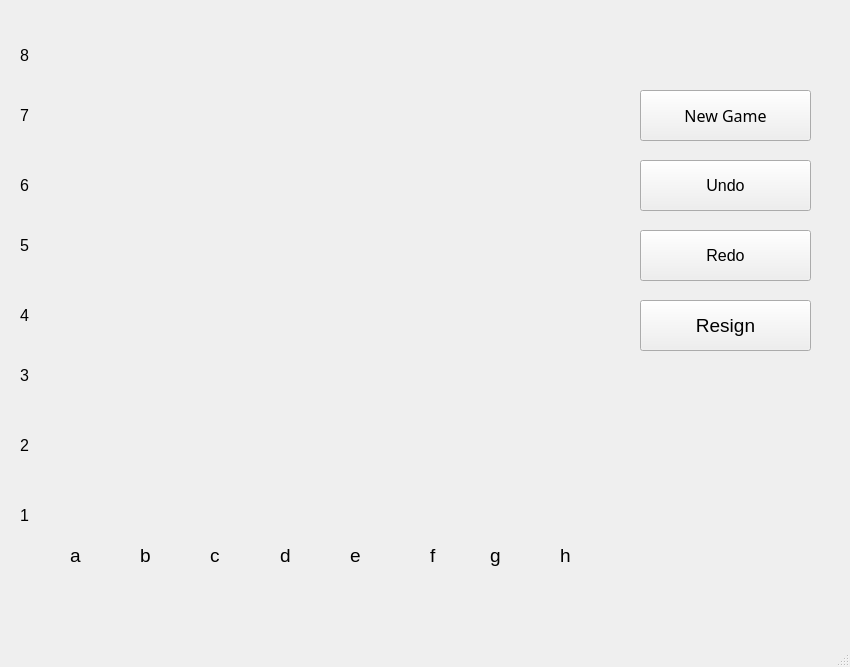
<?xml version="1.0" encoding="UTF-8"?>
<ui version="4.0">
 <class>MainWindow</class>
 <widget class="QMainWindow" name="MainWindow">
  <property name="geometry">
   <rect>
    <x>0</x>
    <y>0</y>
    <width>850</width>
    <height>667</height>
   </rect>
  </property>
  <property name="sizePolicy">
   <sizepolicy hsizetype="Preferred" vsizetype="Preferred">
    <horstretch>0</horstretch>
    <verstretch>0</verstretch>
   </sizepolicy>
  </property>
  <property name="windowTitle">
   <string>MainWindow</string>
  </property>
  <widget class="QWidget" name="centralwidget">
   <widget class="QWidget" name="gridLayoutWidget">
    <property name="geometry">
     <rect>
      <x>40</x>
      <y>20</y>
      <width>571</width>
      <height>521</height>
     </rect>
    </property>
    <layout class="QGridLayout" name="gameBoard"/>
   </widget>
   <widget class="QPushButton" name="newGame">
    <property name="geometry">
     <rect>
      <x>640</x>
      <y>90</y>
      <width>171</width>
      <height>51</height>
     </rect>
    </property>
    <property name="font">
     <font>
      <family>微軟正黑體</family>
      <pointsize>12</pointsize>
     </font>
    </property>
    <property name="text">
     <string>New Game</string>
    </property>
   </widget>
   <widget class="QPushButton" name="undo">
    <property name="geometry">
     <rect>
      <x>640</x>
      <y>160</y>
      <width>171</width>
      <height>51</height>
     </rect>
    </property>
    <property name="font">
     <font>
      <pointsize>12</pointsize>
     </font>
    </property>
    <property name="text">
     <string>Undo</string>
    </property>
   </widget>
   <widget class="QPushButton" name="redo">
    <property name="geometry">
     <rect>
      <x>640</x>
      <y>230</y>
      <width>171</width>
      <height>51</height>
     </rect>
    </property>
    <property name="font">
     <font>
      <pointsize>12</pointsize>
     </font>
    </property>
    <property name="text">
     <string>Redo</string>
    </property>
   </widget>
   <widget class="QLabel" name="blackTime">
    <property name="geometry">
     <rect>
      <x>640</x>
      <y>10</y>
      <width>181</width>
      <height>51</height>
     </rect>
    </property>
    <property name="font">
     <font>
      <pointsize>16</pointsize>
     </font>
    </property>
    <property name="text">
     <string/>
    </property>
   </widget>
   <widget class="QLabel" name="whiteTime">
    <property name="geometry">
     <rect>
      <x>640</x>
      <y>470</y>
      <width>191</width>
      <height>51</height>
     </rect>
    </property>
    <property name="font">
     <font>
      <pointsize>16</pointsize>
     </font>
    </property>
    <property name="text">
     <string/>
    </property>
   </widget>
   <widget class="QPushButton" name="Resign">
    <property name="geometry">
     <rect>
      <x>640</x>
      <y>300</y>
      <width>171</width>
      <height>51</height>
     </rect>
    </property>
    <property name="font">
     <font>
      <pointsize>14</pointsize>
     </font>
    </property>
    <property name="text">
     <string>Resign</string>
    </property>
   </widget>
   <widget class="QLabel" name="label">
    <property name="geometry">
     <rect>
      <x>20</x>
      <y>490</y>
      <width>31</width>
      <height>51</height>
     </rect>
    </property>
    <property name="font">
     <font>
      <pointsize>12</pointsize>
     </font>
    </property>
    <property name="text">
     <string>1</string>
    </property>
   </widget>
   <widget class="QLabel" name="label_2">
    <property name="geometry">
     <rect>
      <x>20</x>
      <y>420</y>
      <width>31</width>
      <height>51</height>
     </rect>
    </property>
    <property name="font">
     <font>
      <pointsize>12</pointsize>
     </font>
    </property>
    <property name="text">
     <string>2</string>
    </property>
   </widget>
   <widget class="QLabel" name="label_3">
    <property name="geometry">
     <rect>
      <x>20</x>
      <y>350</y>
      <width>31</width>
      <height>51</height>
     </rect>
    </property>
    <property name="font">
     <font>
      <pointsize>12</pointsize>
     </font>
    </property>
    <property name="text">
     <string>3</string>
    </property>
   </widget>
   <widget class="QLabel" name="label_4">
    <property name="geometry">
     <rect>
      <x>20</x>
      <y>290</y>
      <width>31</width>
      <height>51</height>
     </rect>
    </property>
    <property name="font">
     <font>
      <pointsize>12</pointsize>
     </font>
    </property>
    <property name="text">
     <string>4</string>
    </property>
   </widget>
   <widget class="QLabel" name="label_5">
    <property name="geometry">
     <rect>
      <x>20</x>
      <y>220</y>
      <width>31</width>
      <height>51</height>
     </rect>
    </property>
    <property name="font">
     <font>
      <pointsize>12</pointsize>
     </font>
    </property>
    <property name="text">
     <string>5</string>
    </property>
   </widget>
   <widget class="QLabel" name="label_6">
    <property name="geometry">
     <rect>
      <x>20</x>
      <y>160</y>
      <width>31</width>
      <height>51</height>
     </rect>
    </property>
    <property name="font">
     <font>
      <pointsize>12</pointsize>
     </font>
    </property>
    <property name="text">
     <string>6</string>
    </property>
   </widget>
   <widget class="QLabel" name="label_7">
    <property name="geometry">
     <rect>
      <x>20</x>
      <y>90</y>
      <width>31</width>
      <height>51</height>
     </rect>
    </property>
    <property name="font">
     <font>
      <pointsize>12</pointsize>
     </font>
    </property>
    <property name="text">
     <string>7</string>
    </property>
   </widget>
   <widget class="QLabel" name="label_8">
    <property name="geometry">
     <rect>
      <x>20</x>
      <y>30</y>
      <width>31</width>
      <height>51</height>
     </rect>
    </property>
    <property name="font">
     <font>
      <pointsize>12</pointsize>
     </font>
    </property>
    <property name="text">
     <string>8</string>
    </property>
   </widget>
   <widget class="QLabel" name="label_9">
    <property name="geometry">
     <rect>
      <x>70</x>
      <y>530</y>
      <width>31</width>
      <height>51</height>
     </rect>
    </property>
    <property name="font">
     <font>
      <pointsize>14</pointsize>
     </font>
    </property>
    <property name="text">
     <string>a</string>
    </property>
   </widget>
   <widget class="QLabel" name="label_10">
    <property name="geometry">
     <rect>
      <x>140</x>
      <y>530</y>
      <width>31</width>
      <height>51</height>
     </rect>
    </property>
    <property name="font">
     <font>
      <pointsize>14</pointsize>
     </font>
    </property>
    <property name="text">
     <string>b</string>
    </property>
   </widget>
   <widget class="QLabel" name="label_11">
    <property name="geometry">
     <rect>
      <x>210</x>
      <y>530</y>
      <width>31</width>
      <height>51</height>
     </rect>
    </property>
    <property name="font">
     <font>
      <pointsize>14</pointsize>
     </font>
    </property>
    <property name="text">
     <string>c</string>
    </property>
   </widget>
   <widget class="QLabel" name="label_12">
    <property name="geometry">
     <rect>
      <x>280</x>
      <y>530</y>
      <width>31</width>
      <height>51</height>
     </rect>
    </property>
    <property name="font">
     <font>
      <pointsize>14</pointsize>
     </font>
    </property>
    <property name="text">
     <string>d</string>
    </property>
   </widget>
   <widget class="QLabel" name="label_13">
    <property name="geometry">
     <rect>
      <x>350</x>
      <y>530</y>
      <width>31</width>
      <height>51</height>
     </rect>
    </property>
    <property name="font">
     <font>
      <pointsize>14</pointsize>
     </font>
    </property>
    <property name="text">
     <string>e</string>
    </property>
   </widget>
   <widget class="QLabel" name="label_14">
    <property name="geometry">
     <rect>
      <x>430</x>
      <y>530</y>
      <width>31</width>
      <height>51</height>
     </rect>
    </property>
    <property name="font">
     <font>
      <pointsize>14</pointsize>
     </font>
    </property>
    <property name="text">
     <string>f</string>
    </property>
   </widget>
   <widget class="QLabel" name="label_15">
    <property name="geometry">
     <rect>
      <x>490</x>
      <y>530</y>
      <width>31</width>
      <height>51</height>
     </rect>
    </property>
    <property name="font">
     <font>
      <pointsize>14</pointsize>
     </font>
    </property>
    <property name="text">
     <string>g</string>
    </property>
   </widget>
   <widget class="QLabel" name="label_16">
    <property name="geometry">
     <rect>
      <x>560</x>
      <y>530</y>
      <width>31</width>
      <height>51</height>
     </rect>
    </property>
    <property name="font">
     <font>
      <pointsize>14</pointsize>
     </font>
    </property>
    <property name="text">
     <string>h</string>
    </property>
   </widget>
   <widget class="QLabel" name="displayMove">
    <property name="geometry">
     <rect>
      <x>620</x>
      <y>370</y>
      <width>201</width>
      <height>61</height>
     </rect>
    </property>
    <property name="font">
     <font>
      <pointsize>14</pointsize>
     </font>
    </property>
    <property name="text">
     <string/>
    </property>
   </widget>
  </widget>
  <widget class="QMenuBar" name="menubar">
   <property name="geometry">
    <rect>
     <x>0</x>
     <y>0</y>
     <width>850</width>
     <height>26</height>
    </rect>
   </property>
  </widget>
  <widget class="QStatusBar" name="statusbar"/>
 </widget>
 <resources/>
 <connections/>
</ui>
